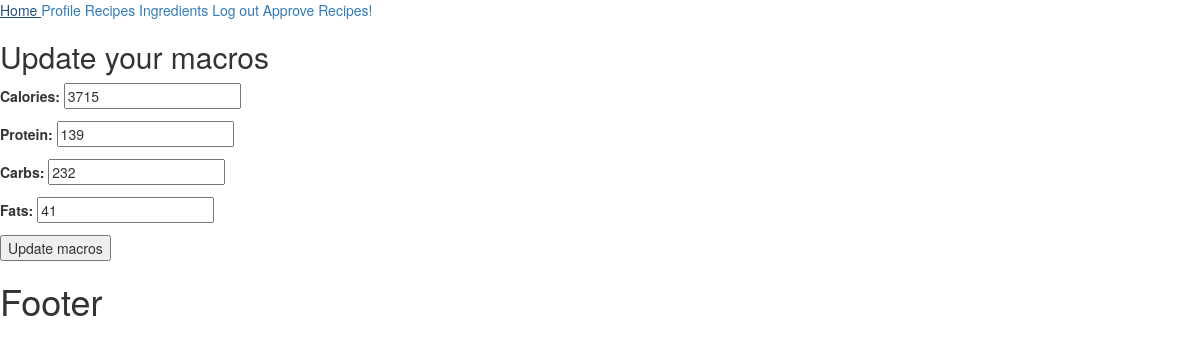
Page /accounts/account_macros_edit (signed in) on the committed database.
### accounts/models.py (models this page shows)
class Account(models.Model):
    GENDER_CHOICES = [
        ('Male', 'Male'),
        ('Female', 'Female')
    ]
    GOALS_CHOICES = [
        ('Lose Weight', 'Lose Weight'),
        ('Gain Weight', 'Gain Weight'),
        ('Maintain Weight', 'Maintain Weight')
    ]
    ACTIVITY_LEVEL_CHOICES = [
        ('Sedentary', 'Sedentary'),
        ('Lightly Active', 'Lightly Active'),
        ('Moderately Active', 'Moderately Active'),
        ('Very Active', 'Very Active'),
        ('Extra Active', 'Extra Active')
    ]
    weight = models.IntegerField()
    height = models.IntegerField()
    age = models.IntegerField(validators=[MinValueValidator(5)])
    gender = models.CharField(max_length=6, choices=GENDER_CHOICES)
    goal = models.CharField(max_length=30, choices=GOALS_CHOICES)
    activity = models.CharField(max_length=30, choices=ACTIVITY_LEVEL_CHOICES)
    calories = models.IntegerField(validators=[MinValueValidator(100)])
    protein = models.IntegerField(validators=[MinValueValidator(0)])
    carbs = models.IntegerField(validators=[MinValueValidator(0)])
    fats = models.IntegerField(validators=[MinValueValidator(0)])
    user = models.OneToOneField(User, on_delete=models.CASCADE)

### accounts/views.py (the view)
# urls.py: path('account_macros_edit',change_user_macros , name='account macros edit page')
@login_required
def change_user_macros(request):
    account = request.user.account
    if request.method == 'POST':
        form = AccountChangeMacros(request.POST, instance=account)
        if form.is_valid():
            account.calories = form.cleaned_data['calories']
            account.protein = form.cleaned_data['protein']
            account.carbs = form.cleaned_data['carbs']
            account.fats = form.cleaned_data['fats']
            account.save()
            return redirect('account details page')
    else:
        form = AccountChangeMacros(instance=account)
    return render(request, 'accounts/accout_update_macros.html', context={'form': form})

### accounts/form.py
class AccountChangeMacros(forms.ModelForm):
    class Meta:
        model = Account
        fields = ['calories', 'protein', 'carbs', 'fats', ]
        exclude = ['weight', 'height', 'age', 'gender', 'goal', 'activity', 'user']

### templates/accounts/accout_update_macros.html (shortened to what this page needs)
{% extends 'base.html' %}
{% block main_content %}
    <h2>Update your macros </h2>
    <form action="{% url 'account macros edit page' %}" method="POST">
    {{ form.as_p }}
    <button>Update macros</button>
    </form>
{% endblock %}

### rows in the picture
Account: calories "3715", protein "139", carbs "232", fats "41"
